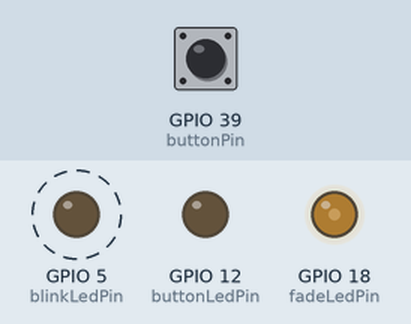
Simulated run of this sketch. Board: ESP32. Shown: output pins drawn as LEDs (lit = HIGH). Dashed ring = blinking. The inputs (shaded band) are chosen by the test bench; at power-on: GPIO 39 (buttonPin) HIGH. What the sketch prints to the serial monitor is not drawn.

Above: at 1.2 s.
1.3 s: GPIO 39 (buttonPin) pulled LOW for 0.15 s
At 1.65 s:
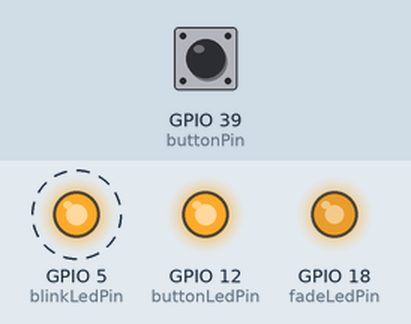
At 2.85 s:
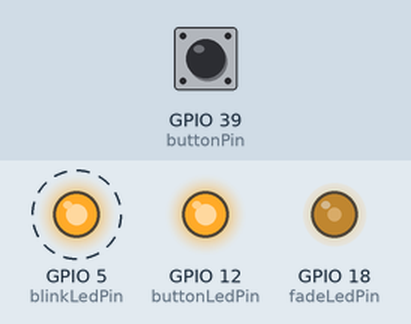
4.3 s: GPIO 39 (buttonPin) pulled LOW for 1 s
At 4.65 s:
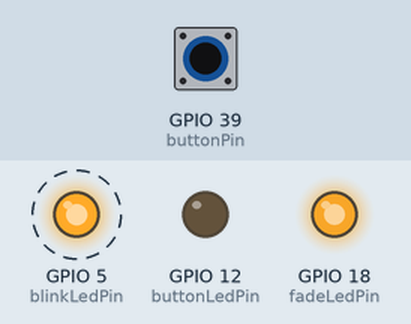
Timing chart, 0 to 20.5 s (numbered marks = the images above; inputs shaded):
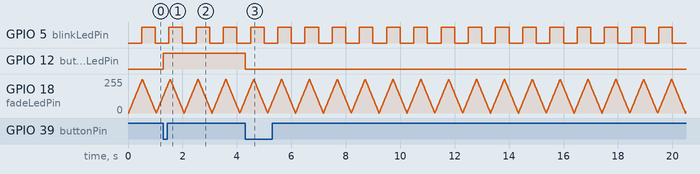

Measured:
- after the input at 1.3 s, GPIO 12 (buttonLedPin): LOW → HIGH at once
- after the input at 4.3 s, GPIO 12 (buttonLedPin): HIGH → LOW at once
- by itself, GPIO 5 (blinkLedPin): alternates HIGH for 0.50 s and LOW for 0.50 s

The sketch:

lesson-07-non-blockingled.ino
```cpp
/*
 * ================================================================
 * NON-BLOCKING LED EXERCISE
 * ================================================================
 *
 * CURRENT BEHAVIOR:
 * This sketch controls three LEDs and a button. However, it uses delay()
 * which blocks the processor and causes poor responsiveness.
 *
 * YOUR TASK:
 * 1. Convert ALL delay() calls to non-blocking timing using millis()
 *    - Track elapsed time with variables instead of blocking
 *    - Each LED should operate independently without affecting the others
 *
 * 2. Add debouncing to the button and a hardware interrupt
 *    - Use attachInterrupt() to detect button presses
 *    - The button should ignore rapid state changes (bouncing)
 *    - Only register a press after the state has been stable for a short time
 *    - Remember: ISR functions should be short and use volatile variables
 *
 * EXPECTED RESULT:
 * - The blink LED should toggle at its own interval
 * - The fade LED should smoothly fade up and down
 * - The button LED should respond instantly to presses via interrupt
 * - All three should operate simultaneously without interfering with each other
 *
 * HINTS:
 * - You will need to track "previousMillis" for each timed operation
 * - Use state variables to remember what each LED is doing between loop() calls
 * - For the interrupt, remember to use a volatile flag that the ISR sets and loop() reads
 * - For debouncing, track when the button state last changed
 *
 * ================================================================
 */

#include <Arduino.h>

// ================================================================
// Pin Definitions - Define which GPIO pins each component uses
// ================================================================
// Each pin is dedicated to one LED or the button input
int blinkLedPin = 5;          // GPIO 5: LED that toggles on/off at regular intervals
int fadeLedPin = 18;         // GPIO 18: LED that fades in/out smoothly (PWM capable pin)
int buttonLedPin = 12;      // GPIO 12: LED controlled by button press (toggle on/off)
int buttonPin = 39;        // GPIO 39: Button input pin (triggers hardware interrupt)

// ================================================================
// Timing Configuration - Control the speed of LED operations
// ================================================================
// These values define HOW LONG to wait before performing the next action
// Using non-blocking timing (millis()) instead of delay() keeps the processor responsive
int blinkEvent = 500;         // Delay between blink toggles (500ms = 0.5 seconds)
int fadeEvent = 10;          // Delay between fade brightness steps (10ms = faster fading)
int fadeStep = 5;           // How much to increase/decrease brightness each step (0-255 range)
int debounceEvent = 20;    // Time to wait for button signal to stabilize (debouncing: 20ms)

// ================================================================
// Timing Tracking Variables - Remember when the last action happened
// ================================================================
// These track the PREVIOUS time an action occurred, so we can calculate elapsed time
// Formula: if (currentTime - previousTime >= interval) then perform action
unsigned long prevBlinkEvent = 0;      // Stores the last time the blink LED toggled
unsigned long prevFadeEvent = 0;      // Stores the last time the fade LED brightness changed
unsigned long prevDebounceEvent = 0; // Stores the last time button state was checked

// ================================================================
// State Variables - Remember the current state of each component
// ================================================================
// These variables PERSIST between loop() iterations, so we can track ongoing states
int fadeValue = 0;          // Current brightness of fade LED (0=off, 255=max brightness)
int fadeDirection = 1;     // Direction of fade: 1 = fading up, -1 = fading down

unsigned long currentTime = 0;  // Current millis() value - updated every loop iteration
bool ledBlinkState = false;    // Current state of blink LED: false=off, true=on

// VOLATILE keyword is CRITICAL for variables modified in ISR (Interrupt Service Routine)
// When a variable is volatile, the compiler won't cache it in a register - it will always
// read the actual memory value. This prevents timing issues when ISR changes the variable
volatile int ledState = 1;                   // Modified in ISR, read in main loop - NEEDS VOLATILE
volatile unsigned long lastButtonPress = 0; // ISR will update this time - NEEDS VOLATILE

// ================================================================
// Function Prototypes - Declare function names before they're used
// ================================================================
// This tells the compiler these functions exist (defined later in the file)
void blinkLed();        // Controls the blinking LED
void fadeLed();        // Controls the fading LED
void buttonLed();     // ISR (Interrupt Service Routine) for button press

// ================================================================
// setup() - Runs ONCE when the microcontroller powers on or resets
// ================================================================
void setup() {
  // Initialize serial communication at 115200 baud rate
  // This allows us to send debug messages to the Serial Monitor
  Serial.begin(115200);

  // Configure all LED pins as OUTPUT (we're sending signals TO them)
  pinMode(blinkLedPin, OUTPUT);    // Blink LED starts off
  pinMode(fadeLedPin, OUTPUT);    // Fade LED starts at brightness 0
  pinMode(buttonLedPin, OUTPUT); // Button LED starts off

  // Configure button pin as INPUT with internal pull-up resistor
  // INPUT_PULLUP means: pin reads HIGH normally, goes LOW when button is pressed
  // This requires the button to connect to GND (not VCC)
  pinMode(buttonPin, INPUT_PULLUP);

  // Attach hardware interrupt to the button pin
  // When button goes from HIGH to LOW (FALLING edge), call buttonLed() immediately
  // This is MUCH faster than checking the button in loop()
  // digitalWrite(blinkLedPin, LOW) at the beginning would set initial LED state
  attachInterrupt(digitalPinToInterrupt(buttonPin), buttonLed, FALLING);

  Serial.println("Starting LED demo...");
}

// ================================================================
// loop() - Runs continuously after setup() completes
// ================================================================
// The loop runs as fast as possible (thousands of times per second)
// Each function checks: is it time to do something? If yes, do it. If no, skip it.
void loop() {
  // Update currentTime at the START of each loop iteration
  // This ensures all functions use the SAME time value for that iteration
  // If we called millis() inside each function, times might differ slightly
  currentTime = millis();

  // Blink the first LED (toggles on/off every 500ms)
  blinkLed();

  // Fade the second LED (adjusts brightness every 10ms)
  fadeLed();

  // NOTE: buttonLed() is NOT called here because it's called by the hardware interrupt
  // When button is pressed, the ISR buttonLed() executes immediately, regardless of loop()
}

// ================================================================
// blinkLed() - Toggles the blink LED on and off at regular intervals
// ================================================================
// This function implements NON-BLOCKING timing:
// Instead of using delay() which STOPS the entire program,
// we check how much time has elapsed and only toggle when enough time has passed
void blinkLed() {
  // Calculate elapsed time since last blink toggle
  // If currentTime - prevBlinkEvent >= 500ms, then toggle
  // Example: if currentTime = 2000ms and prevBlinkEvent = 1500ms, elapsed = 500ms → toggle
  if (currentTime - prevBlinkEvent >= blinkEvent) {
    // Toggle the LED: if it was on (true), turn it off (false), and vice versa
    ledBlinkState = !ledBlinkState;

    // Send the new state to the GPIO pin (HIGH=on, LOW=off)
    digitalWrite(blinkLedPin, ledBlinkState);

    // Update the timer to THIS moment, so next toggle waits another 500ms
    prevBlinkEvent = currentTime;
  }
  // If NOT enough time has passed, function exits without doing anything
}

// ================================================================
// fadeLed() - Fades the LED brightness up and down using PWM
// ================================================================
// PWM (Pulse Width Modulation) on GPIO 18 lets us control brightness
// analogWrite() accepts values 0-255 (0=completely off, 255=full brightness)
void fadeLed() {
  // Check if it's time to update the brightness (every 10ms)
  if (currentTime - prevFadeEvent >= fadeEvent) {
    // Write the CURRENT fade value to the PWM pin
    // This sets the LED brightness right now
    analogWrite(fadeLedPin, fadeValue);

    // Increase or decrease the brightness value by fadeStep (5 units)
    // fadeDirection is 1 (increasing) or -1 (decreasing)
    // Example: if fadeValue=100 and fadeDirection=1, next value=105
    fadeValue += fadeDirection * fadeStep;

    // Check if we've reached the brightness limits and reverse direction if so
    if (fadeValue >= 255) {
      // We're at maximum brightness, so reverse direction to fade DOWN
      fadeValue = 255;           // Cap it at max (prevent overflow)
      fadeDirection = -1;        // Change direction: start decreasing
    }
    else if (fadeValue <= 0) {
      // We're at minimum brightness, so reverse direction to fade UP
      fadeValue = 0;             // Cap it at min (prevent underflow)
      fadeDirection = 1;         // Change direction: start increasing
    }

    // Update the timer - remember we just updated brightness
    prevFadeEvent = currentTime;
  }
  // If NOT enough time has passed, nothing happens (LED brightness unchanged)
}

// ================================================================
// buttonLed() - ISR (Interrupt Service Routine) for button press
// ================================================================
// IMPORTANT: This function runs IMMEDIATELY when the button is pressed
// It does NOT wait for loop() to check it - the hardware interrupts the processor
//
// ISR RULES:
// 1. Keep ISR code SHORT - don't do heavy processing
// 2. Use VOLATILE for all variables modified in ISR or read from main code
// 3. Avoid calling functions that take time (like Serial.println with lots of text)
// 4. IRAM_ATTR ensures this code stays in fast RAM memory (not slower flash)
//
// DEBOUNCING EXPLANATION:
// Mechanical buttons bounce - they rapidly make/break contact for ~20ms when pressed
// This causes multiple interrupts from a single button press
// Solution: Only toggle LED if enough time has passed since last valid press (debouncing)
void IRAM_ATTR buttonLed() {
  // CRITICAL FIX: Cannot use currentTime inside ISR reliably because:
  // - currentTime is only updated once per loop() iteration
  // - While ISR is running, currentTime might be outdated
  // Solution: Use millis() directly inside ISR to get the CURRENT time

  unsigned long now = millis(); // Get current time RIGHT NOW

  // Check if enough time has passed since the last button press (debouncing)
  // 20ms is enough time for button contacts to stabilize
  if (now - lastButtonPress >= debounceEvent) {
    // Button press is valid (not just a bounce)

    // Increment ledState counter (used to toggle LED on/off)
    ledState++;

    // If ledState is EVEN, turn LED ON; if ODD, turn LED OFF
    // We use modulus (%) to check if the number divides evenly by 2
    if (ledState % 2 == 0) {
      digitalWrite(buttonLedPin, HIGH);  // Turn ON: send 3.3V to the pin
    }
    else {
      digitalWrite(buttonLedPin, LOW);   // Turn OFF: send 0V to the pin
    }

    // Safety check: prevent ledState from growing too large and overflowing
    // If ledState exceeds 10, reset it back to 1
    // This prevents integer overflow after many button presses
    if (ledState > 10) {
      ledState = 1;
    }

    // Update the debounce timer to RIGHT NOW
    // This prevents the next button press from being recognized for another 20ms
    lastButtonPress = now;
  }
  // If NOT enough time has passed, ISR just exits without doing anything
}
```
